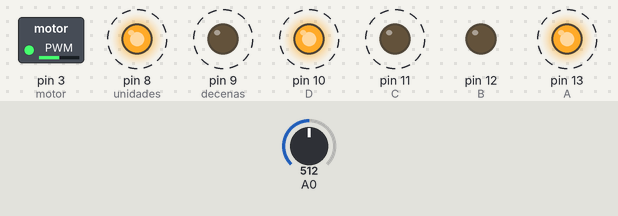
The sketch below on a simulated Arduino Uno, built with avr-gcc and run on an emulated ATmega328P. Shown: switched loads named in the sketch (green lamp = pin HIGH), output pins drawn as LEDs (lit = HIGH). Dashed ring = blinking. Inputs (shaded band) come from the test bench; at power-on: A0 = 512.

Above: at 1.25 s.
1.3 s: A0 set to 716
At 1.56 s:
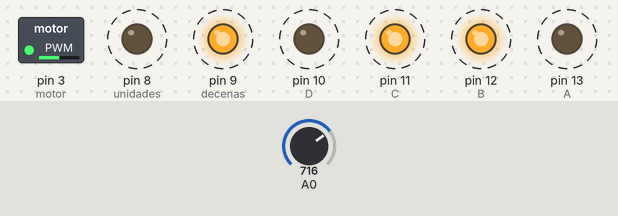
4.3 s: A0 set to 900
At 4.67 s:
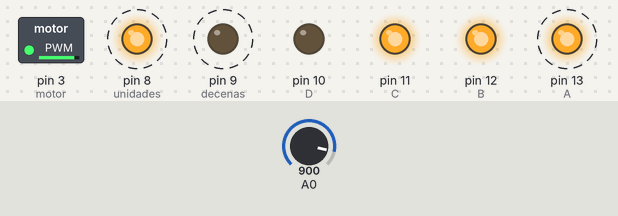
7.3 s: A0 set to 1023
At 7.49 s:
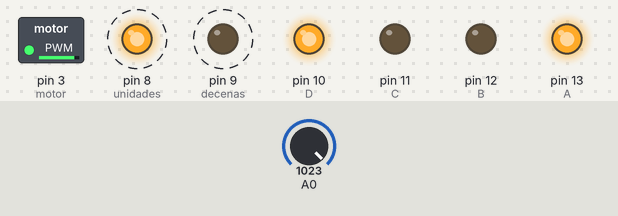
10.3 s: A0 set to 511
At 10.61 s:
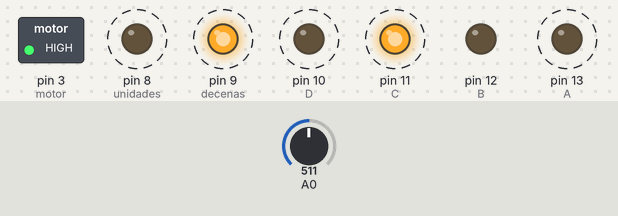
13.3 s: A0 set to 306
At 13.63 s:
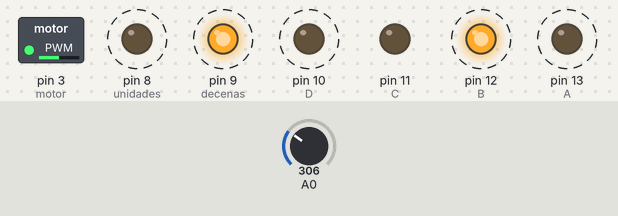
Timing chart, 0 to 17.3 s (numbered marks = the images above; inputs shaded):
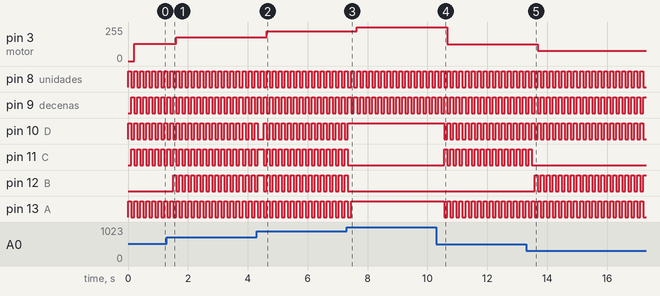

The sketch:

Velocidad_Motor.ino
```cpp
//Mishel Mejia-Ciercom 6"A"- Sistemas Microprocesados

//declarar variables de los pines de arduino
int A=13;
int B=12;
int C=11;
int D=10;
int decenas=9;
int unidades=8;
int valor_decena;
int valor_unidad;
int contador=0;
int motor=3;
double valor_cad=0; // double porque el valor no sera entero

void setup() {
  // En esta parte se declara el estado de los pines
  pinMode(A,OUTPUT);// A declarado como salida(13)
  pinMode(B,OUTPUT);// B declarado como salida(12)
  pinMode(C,OUTPUT);// C declarado como salida(11)
  pinMode(D,OUTPUT);// D declarado como salida(10)
  pinMode(unidades,OUTPUT);// unidades declarado como salida(8)
  pinMode(decenas,OUTPUT);// decenas declarado como salida(9)
  pinMode(motor,OUTPUT);// motr declarado como salida(3)

}

void loop() {
  // put your main code here, to run repeatedly:
      valor_cad=analogRead(0);  // sirve paraa leer la señal analogica que envia el potenciometro. Es de 0 a 1023 porque el potenciometro es de 1k  porque k es 2 a la 10 entonces aproxima a 1023
                                // ESTRUCTURA: analogRead(pin  donde esta conectado el potenciometro)
      valor_decena=(valor_cad/10.3)/10; //calculo para las decenas. 1023/99=10.3 (valor_cad/10.3 representa el contador) 1023 es el mayor numero que da el potenciometro y 99 es el mayor numero que da el display,este paso se realiza con el fin de convertir todo a la misma escala
      valor_unidad=((valor_cad/10.3)-(valor_decena*10));//calculo para las unidades

      digitalWrite(unidades,HIGH);// el display de unidades estara en alto
      digitalWrite(decenas,LOW);//el display de decenas en bajo
      //imprimir dato
      contador_display(valor_unidad);
      delay(100);

      digitalWrite(unidades,LOW);//el display de unidades se encuentra en bajo
      digitalWrite(decenas,HIGH);// el display de decenas se encuentra en alto
      //imprimir dato
      contador_display(valor_decena);
      delay(100);
      analogWrite(motor,valor_cad/4);  //% de ciclo util de la señal
      delay(1);

}


void contador_display(int numero){
  // En esta parte se realiza los diferentes numeros del 0 al 9 que se observaran en los displays, como se puede ver estan en binario.
  // D es el bit menos siginificativo y A el bit mas siginificativo (DCBA)
    switch(numero){

   case 0:
  //0, el cero en binario  es 0000
   digitalWrite(A,LOW);
  digitalWrite(B,LOW);
  digitalWrite(C,LOW);
  digitalWrite(D,LOW);
    break;
    case 1:
  //1 el uno en binario es 0001
   digitalWrite(A,HIGH);
  digitalWrite(B,LOW);
  digitalWrite(C,LOW);
  digitalWrite(D,LOW);
    break;
    case 2:
  //2 el dos en binario es 0010
   digitalWrite(A,LOW);
  digitalWrite(B,HIGH);
  digitalWrite(C,LOW);
  digitalWrite(D,LOW);
    break;
    case 3:
  //3  el tres en binario es 0011
  digitalWrite(A,HIGH);
  digitalWrite(B,HIGH);
  digitalWrite(C,LOW);
  digitalWrite(D,LOW);
    break;
    case 4:

  //4  el cuatro en binario es 0100
   digitalWrite(A,LOW);
  digitalWrite(B,LOW);
  digitalWrite(C,HIGH);
  digitalWrite(D,LOW);
    break;
    case 5:
  //5   el cinco en binario es 0101
  digitalWrite(A,HIGH);
  digitalWrite(B,LOW);
  digitalWrite(C,HIGH);
  digitalWrite(D,LOW);
    break;
    case 6:
  //6 el seis en binario es 0110
  digitalWrite(A,LOW);
  digitalWrite(B,HIGH);
  digitalWrite(C,HIGH);
  digitalWrite(D,LOW);
    break;
    case 7:
  //7 el siete en binario es 0111
  digitalWrite(A,HIGH);
  digitalWrite(B,HIGH);
  digitalWrite(C,HIGH);
  digitalWrite(D,LOW);
    break;
    case 8:
  //8 el ocho en binario es 1000
  digitalWrite(A,LOW);
  digitalWrite(B,LOW);
  digitalWrite(C,LOW);
  digitalWrite(D,HIGH);
    break;
    case 9:
  //9  el nueve en binario es 1001
  digitalWrite(A,HIGH);
  digitalWrite(B,LOW);
  digitalWrite(C,LOW);
  digitalWrite(D,HIGH);
break;
    }
}
```

Measured:
- after the input at 1.3 s, pin 3 (motor): 128/255 → 179/255 after 0.31 s; pin 12 (B): alternates HIGH for 0.10 s and LOW for 0.10 s, starting after 0.21 s
- after the input at 4.3 s, pin 3 (motor): 179/255 → 225/255 after 0.33 s
- after the input at 7.3 s, pin 3 (motor): 225/255 → 255/255 after 0.35 s; pin 10 (D): goes on until 7.3 s, then stays HIGH; pin 11 (C), pin 12 (B): goes on until 7.3 s, then stays LOW; pin 13 (A): goes on until 7.4 s, then stays HIGH
- after the input at 10.3 s, pin 3 (motor): 255/255 → 127/255 after 0.37 s; pin 10 (D), pin 11 (C), pin 13 (A): alternates HIGH for 0.10 s and LOW for 0.10 s, starting after 0.27 s
- after the input at 13.3 s, pin 3 (motor): 127/255 → 76/255 after 0.39 s; pin 11 (C): goes on until 13.5 s, then stays LOW; pin 12 (B): alternates HIGH for 0.10 s and LOW for 0.10 s, starting after 0.29 s
- by itself, pin 8 (unidades), pin 9 (decenas), pin 13 (A): alternates HIGH for 0.10 s and LOW for 0.10 s
- by itself, pin 10 (D): repeats every 0.20 s: HIGH 0.10 s, LOW 0.10 s
- by itself, pin 11 (C): repeats every 0.20 s: LOW 0.10 s, HIGH 0.10 s
